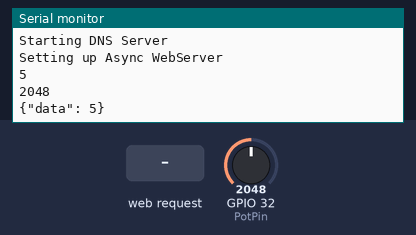
Recording of a program running on a simulated ESP32. On the bench: the last lines printed to the serial monitor. The inputs (shaded band) are chosen by the test bench; at power-on: GPIO 32 (PotPin) = 2048. WiFi joins after 1.5 s; servers stay silent unless stated; uploads are accepted with an empty reply.

Above: at 4.2 s.
4.3 s: HTTP request GET / received
At 4.8 s:
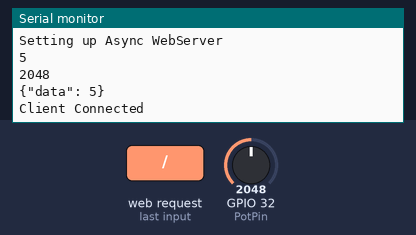
5.8 s: HTTP request GET /get received
At 6.6 s:
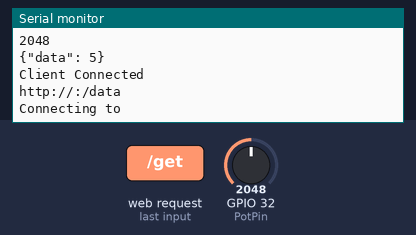
7.3 s: GPIO 32 (PotPin) set to 2866
At 7.96 s:
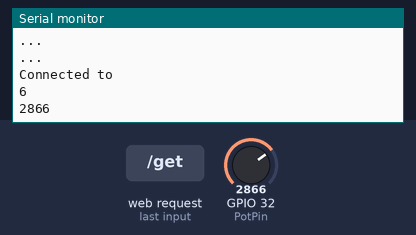
8.8 s: HTTP request GET /get received
At 9.7 s:
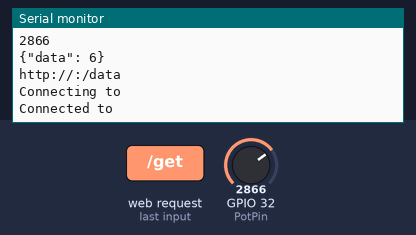
10.3 s: GPIO 32 (PotPin) set to 3603
At 12.4 s:
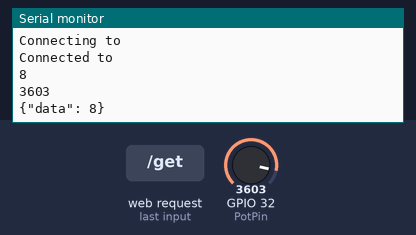
Timing chart, 0 to 12.8 s (numbered marks = the images above; inputs shaded):
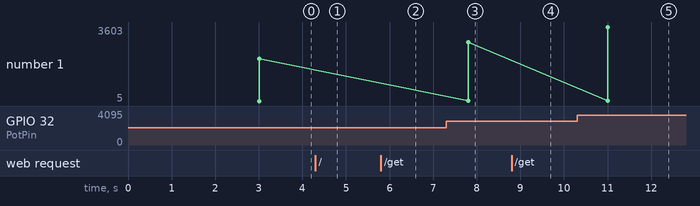

Measured:
- after the input at 4.3 s, the serial monitor: prints a new line at once (image 1)
- after the input at 5.8 s, the serial monitor: prints a new line at once (image 2)
- after the input at 7.3 s, the serial monitor: prints a new line after 0.51 s (image 3)
- after the input at 10.3 s, the serial monitor: prints a new line after 0.71 s (image 5)
- plotted number 1: 2048 → 2866 after the input at 7.3 s, 2866 → 3603 after the input at 10.3 s

The program:

main.cpp
```cpp
/*
  Titre      : PROG1357 Projet Final
  Auteur     : Anis Aliouachene
  Date       : 20/04/2023
  Description:surveillance de la qualité de l'eau. serveur Fauna Java, qui stocke et organise les données collectées
              pour une utilisation ultérieure. Cette solution permettra une analyse plus approfondie de la qualité de
              l'eau en temps réel, et permettra aux utilisateurs de prendre des mesures préventives pour protéger la qualité de l'eau.
  Version    : 0.0.1
*/

// les libraires
#include <Arduino.h>
#include <WiFi.h>
#include <DNSServer.h>
#include "ESPAsyncWebServer.h"
#include "page.hpp"    // Page Web
#include <HTTPClient.h>

DNSServer dnsServer; // creer un serveur DNS
AsyncWebServer server(80); // creer un serveur
HTTPClient http;

// Variables
String Ssid, Password, ServerIp, Port, ServerUrl;
bool ServerIpReceived = false, ServerPortReceived = false;
int PotValue = 0; // variable for storing the potentiometer value

// Constantes
const char* ID = "MyESP32_Server";  // ID Hotspot
const char* PASS = "anis1234";  // Password de Hotspot
const int PotPin = 32; // Potentiometer connecte broche 32

// Constantes utiliser pour les input et ca doit etre la meme chose dans la page html
const char* PARAM_INPUT_1 = "ssid";
const char* PARAM_INPUT_2 = "password";
const char* PARAM_INPUT_3 = "serverIp";
const char* PARAM_INPUT_4 = "port";


// Declaration Function de configuration de serveur et recupuration des donnes pour se connecter au wifi et serveur Java
void setupServer();

// Class pour gérer la requête d'envoi de données
class CaptiveRequestHandler : public AsyncWebHandler {
public:
  CaptiveRequestHandler() {} // Constructeur par défaut
  virtual ~CaptiveRequestHandler() {}  // Destructeur virtuel

  // Fonction pour déterminer si cette class peut gérer la requête
  bool canHandle(AsyncWebServerRequest *request){

    // Toujours retourner vrai, car cette class gère toutes les requêtes
    return true;
  }

  // Function pour traiter la requête
  void handleRequest(AsyncWebServerRequest *request) {

    // Envoyer une réponse HTTP avec le code de statut 200 (OK), le type de contenu "text/html" et le contenu de la variable index_html
    request->send_P(200, "text/html", index_html);
  }
};

void setup(){

  Serial.begin(9600);

  // Lancement Hotspot Point d'Access
  Serial.println("Setting up AP Mode");
  WiFi.softAP(ID, PASS);

  // Lancement DNS afin de redirecter l'utilisateur vers une page web pour saisir les informations automatiquement une fois connecter
  Serial.println("Starting DNS Server");
  dnsServer.start(53, "*", WiFi.softAPIP());

  // Appeler la fonction pour configurer le serveur
  Serial.println("Setting up Async WebServer");
  setupServer();
  delay(3000);

  // Ajouter un gestionnaire de requêtes de type CaptiveRequestHandler au serveur uniquement lorsque la requête provient du point d'accès Wi-Fi
  server.addHandler(new CaptiveRequestHandler());

  // Démarrer le serveur web
  server.begin();
}

void loop(){

  // Serveur DNS pour proceder aux request
  dnsServer.processNextRequest();

  // Recuperer la valeur de capteur puis utiliser la fonction map pour simuler le niveau
  PotValue = analogRead(PotPin);
  int WaterLevel = map(PotValue, 0, 4095, 0, 10); // Map function to get a variable between 0 and 10
  Serial.println(WaterLevel);
  Serial.println(PotValue);

  // Démarrer Http vers le serveur Java (URL) afin de poster les donnees vers ce serveur
  http.begin(ServerUrl.c_str());

  // Construction string de request JSON avec le niveau d'eau pour l'Envoyer avec un HTTP POST
  http.addHeader("Content-Type", "application/json");
  String requestBody = "{\"data\": " + String(WaterLevel) + "}";
  http.POST(requestBody);
  Serial.println(requestBody);
  http.end();

  delay(3000); // attente 3 sencondes pour capter la donnees a nouveau
}

// Implementation Function
void setupServer(){

  // Afficher la page d'accueil index.html pour l'utilisateur afin qu'il saisie les informations
  server.on("/", HTTP_GET, [](AsyncWebServerRequest *request){
      request->send_P(200, "text/html", index_html);
      Serial.println("Client Connected");
  });

  server.on("/get", HTTP_GET, [] (AsyncWebServerRequest *request) {

      // Recuperer les parametres (Informations) saise a partir de la page
      if (request->hasParam(PARAM_INPUT_1)) {
        Ssid = request->getParam(PARAM_INPUT_1)->value();
      }

      if (request->hasParam(PARAM_INPUT_2)) {
        Password = request->getParam(PARAM_INPUT_2)->value();
      }

       if (request->hasParam(PARAM_INPUT_3)) {
        ServerIp = request->getParam(PARAM_INPUT_3)->value();
        ServerIpReceived = true;
      }

       if (request->hasParam(PARAM_INPUT_4)) {
        Port = request->getParam(PARAM_INPUT_4)->value();
        ServerPortReceived = true;
      }

    // retourner une page html de success une fois les donnees envoyer de la page web vers l'ESP32 pour se conencter au serveur java
    request->send(200, "text/html", "The values entered by you have been successfully sent to the device <br><a href=\"/\">Return to Home Page</a>");

    Serial.println(Ssid);
    Serial.println(Password);
    Serial.println(ServerIp);
    Serial.println(Port);

    // Concatener un string qui le lien vers le serveur Java selon le Ip de serveur et le port
    ServerUrl = "http://" + ServerIp + ":" + Port + "/data";
    Serial.println(ServerUrl);

    // Connecter au wifi specifique selon les donnees saisie par l'utilsateur
    WiFi.begin(Ssid.c_str(), Password.c_str());
    Serial.print("Connecting to ");
    Serial.println(Ssid);
    while (WiFi.status() != WL_CONNECTED) {
         delay(1000);
      Serial.println("...");
    }
    Serial.print("Connected to ");
    Serial.println(Ssid);
  });
}
```

page.hpp
```cpp
const char index_html[] PROGMEM = R"rawliteral(
<!DOCTYPE HTML>
<html>

<head>
    <title>Saise Informations Wifi-Serveur</title>
    <meta name="viewport" content="width=device-width, initial-scale=1">
    <!-- Add Bootstrap CSS link -->
    <link rel="stylesheet" href="https://maxcdn.bootstrapcdn.com/bootstrap/4.5.2/css/bootstrap.min.css">
</head>

<body>
    <div class="container mt-5">
        <h3 class="text-center">Saise Informations Wifi-Serveur</h3>
        <br><br>
        <form action="/get">
            <div class="form-group">
                <label for="ssid">SSID:</label>
                <input type="text" class="form-control" id="ssid" name="ssid">
            </div>
            <div class="form-group">
                <label for="password">Password:</label>
                <input type="password" class="form-control" id="password" name="password">
            </div>
            <div class="form-group">
                <label for="serverIp">Server IP Address:</label>
                <input type="text" class="form-control" id="server_ip" name="serverIp">
            </div>
            <div class="form-group">
                <label for="port">Port:</label>
                <input type="number" class="form-control" id="port" name="port">
            </div>
            <button type="submit" class="btn btn-primary">Submit</button>
        </form>
    </div>

    <!-- Add Bootstrap JS scripts -->
    <script src="https://code.jquery.com/jquery-3.5.1.slim.min.js"></script>
    <script src="https://cdn.jsdelivr.net/npm/@popperjs/core@2.0.7/dist/umd/popper.min.js"></script>
    <script src="https://maxcdn.bootstrapcdn.com/bootstrap/4.5.2/js/bootstrap.min.js"></script>
</body>

</html>)rawliteral" ;
```
